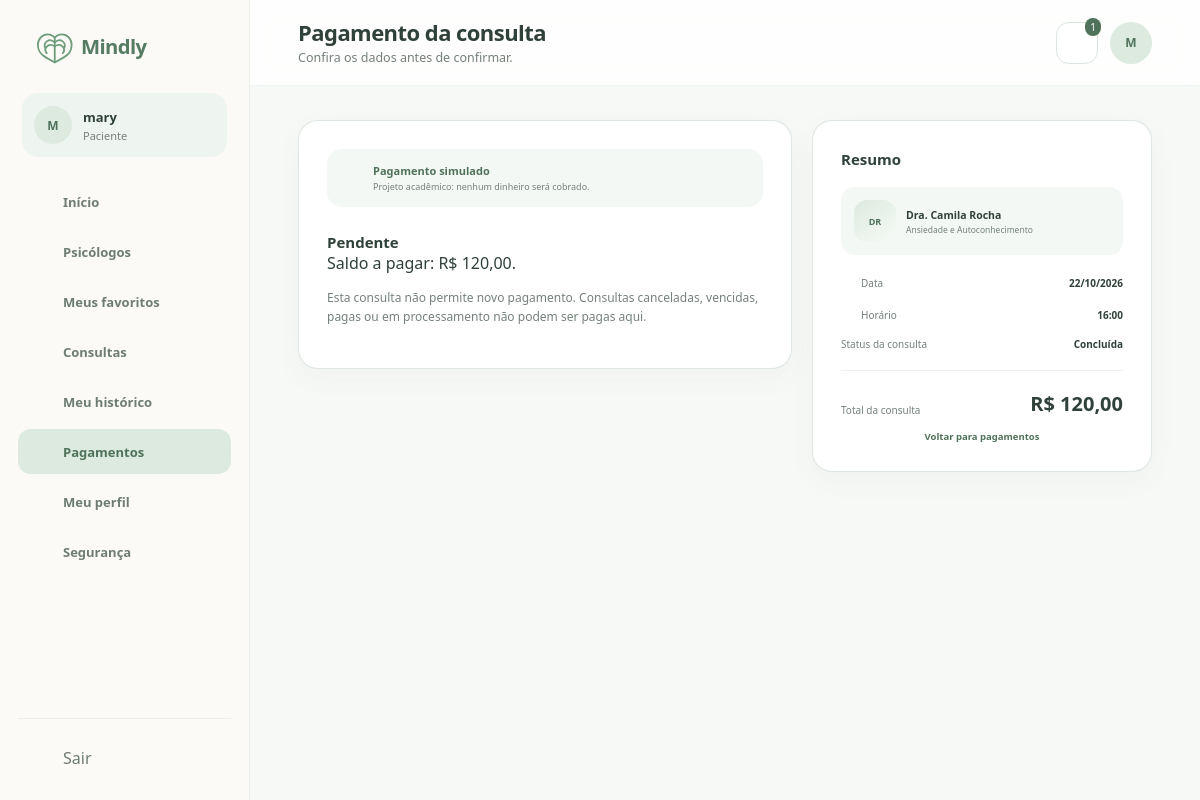
/view/pagamentoConsulta.php?consulta_id=106 (signed in), run on the app's committed database.
### tables this page shows
CREATE TABLE `usuarios` (
  `id` bigint(20) UNSIGNED NOT NULL,
  `nome` varchar(150) NOT NULL,
  `email` varchar(190) NOT NULL,
  `senha_hash` varchar(255) NOT NULL,
  `papel` enum('paciente','psicologo','admin') NOT NULL,
  `telefone` varchar(20) DEFAULT NULL,
  `avatar_url` varchar(500) DEFAULT NULL,
  `status` enum('pendente','ativo','suspenso','inativo') NOT NULL DEFAULT 'ativo',
  `email_verificado_em` datetime DEFAULT NULL,
  `ultimo_acesso_em` datetime DEFAULT NULL,
  `criado_em` timestamp NOT NULL DEFAULT current_timestamp(),
  `atualizado_em` timestamp NOT NULL DEFAULT current_timestamp() ON UPDATE current_timestamp()
);

CREATE TABLE `consultas` (
  `id` bigint(20) UNSIGNED NOT NULL,
  `horario_id` bigint(20) UNSIGNED NOT NULL,
  `psicologo_id` bigint(20) UNSIGNED NOT NULL,
  `paciente_id` bigint(20) UNSIGNED NOT NULL,
  `consulta_origem_id` bigint(20) UNSIGNED DEFAULT NULL,
  `valor` decimal(10,2) NOT NULL,
  `modalidade` enum('online') NOT NULL DEFAULT 'online',
  `status` enum('aguardando_pagamento','confirmada','em_andamento','concluida','cancelada','nao_compareceu') NOT NULL DEFAULT 'aguardando_pagamento',
  `motivo_cancelamento` varchar(500) DEFAULT NULL,
  `cancelada_em` datetime DEFAULT NULL,
  `iniciada_em` datetime DEFAULT NULL,
  `encerrada_em` datetime DEFAULT NULL,
  `criado_em` timestamp NOT NULL DEFAULT current_timestamp(),
  `atualizado_em` timestamp NOT NULL DEFAULT current_timestamp() ON UPDATE current_timestamp(),
  `horario_ocupado_id` bigint(20) UNSIGNED GENERATED ALWAYS AS (case when `status` = 'cancelada' then NULL else `horario_id` end) STORED
);

CREATE TABLE `psicologos` (
  `usuario_id` bigint(20) UNSIGNED NOT NULL,
  `crp` varchar(24) NOT NULL,
  `nome_profissional` varchar(150) DEFAULT NULL,
  `area_atuacao` varchar(150) DEFAULT NULL,
  `biografia` text DEFAULT NULL,
  `abordagem` text DEFAULT NULL,
  `valor_consulta` decimal(10,2) NOT NULL DEFAULT 0.00,
  `duracao_padrao_minutos` smallint(5) UNSIGNED NOT NULL DEFAULT 50,
  `status_verificacao` enum('pendente','aprovado','rejeitado') NOT NULL DEFAULT 'pendente',
  `verificado_em` datetime DEFAULT NULL,
  `criado_em` timestamp NOT NULL DEFAULT current_timestamp(),
  `atualizado_em` timestamp NOT NULL DEFAULT current_timestamp() ON UPDATE current_timestamp()
);

CREATE TABLE `horarios_agenda` (
  `id` bigint(20) UNSIGNED NOT NULL,
  `psicologo_id` bigint(20) UNSIGNED NOT NULL,
  `inicio_em` datetime NOT NULL,
  `fim_em` datetime NOT NULL,
  `status` enum('livre','reservado','bloqueado') NOT NULL DEFAULT 'livre',
  `criado_em` timestamp NOT NULL DEFAULT current_timestamp(),
  `atualizado_em` timestamp NOT NULL DEFAULT current_timestamp() ON UPDATE current_timestamp()
);

### view/pagamentoConsulta.php (the view, shortened to what the rows shown need)
<?php require_once __DIR__ . '/../controller/Auth.php';
$currentUser = requireRole('paciente'); ?>
<?php require_once __DIR__ . '/../controller/DadosController.php';
$d = loadPageData(basename(__FILE__), $currentUser);
require_once __DIR__ . '/componentes/componentes.php';
require_once __DIR__ . '/componentes/dados.php'; ?>
<!DOCTYPE html>
<html lang="pt-BR">
<head>
    <link rel="stylesheet" href="../css/componentes.css">
    <link rel="stylesheet" href="../css/pagamentoConsulta.css">
</head>
<body>
    <?php abrirLayout('paciente', 'pagamentos', 'Pagamento da consulta', 'Confira os dados antes de confirmar.', $currentUser['nome']); ?>
    <?php $c = $d['consulta']; ?>
    <div class="checkout-grid">
        <section class="cartao pagamento-form">
            <?php if ($c): ?>
                <h2><?= e($d['financeiro']['status']) ?></h2>
            <?php else: emptyState('Selecione uma consulta na área de pagamentos.'); endif; ?>
        </section>
        <aside class="cartao resumo-checkout">
            <h2>Resumo</h2>
            <div class="prof"><span class="avatar-foto"><?= e(initials($c['psicologo_nome'] ?? '')) ?></span>
                <div>
                    <strong><?= e($c['psicologo_nome'] ?? 'Nenhuma consulta selecionada') ?></strong><small><?= e($c['area_atuacao'] ?? '') ?></small>
                </div>
            </div>
            <div class="resumo-linha"><span><?= icon('calendar') ?>
                    Data</span><strong><?= dateLabel($c['inicio_em'] ?? null, 'd/m/Y') ?></strong></div>
            <div class="resumo-linha"><span><?= icon('clock') ?>
                    Horário</span><strong><?= dateLabel($c['inicio_em'] ?? null, 'H:i') ?></strong></div>
            <div class="resumo-linha"><span>Status da
                    consulta</span><strong><?= $c ? e(statusLabel($c['status'])) : '—' ?></strong></div>
            <div class="total"><span>Total da consulta</span><strong><?= $c ? money($c['valor']) : '—' ?></strong></div>
        </aside>
    </div>
    <?php fecharLayout(); ?>
</body>
</html>

### view/componentes/componentes.php (shortened to what the rows shown need)
<?php
function icon($name, $class = '')
{
    $svg = $icons[$name] ?? $icons['home'];
    return '<svg class="icone ' . $class . '" viewBox="0 0 24 24" aria-hidden="true">' . $svg . '</svg>';
}
function navItems($perfil)
{
    if ($perfil === 'paciente')
        return [
            ['dashboardPaciente.php', 'home', 'Início', 'inicio'],
            ['buscarPsicologos.php', 'search', 'Psicólogos', 'psicologos'],
            ['meusFavoritos.php', 'heart', 'Meus favoritos', 'favoritos'],
            ['minhasConsultas.php', 'calendar', 'Consultas', 'consultas'],
            ['prontuarioPaciente.php', 'file', 'Meu histórico', 'historico'],
            ['pagamentosPaciente.php', 'wallet', 'Pagamentos', 'pagamentos'],
            ['perfilPaciente.php', 'user', 'Meu perfil', 'perfil'],
            ['alterarSenha.php', 'lock', 'Segurança', 'seguranca'],
        ];
    return [
        ['dashboardAdmin.php', 'home', 'Visão geral', 'inicio'],
        ['usuariosAdmin.php', 'users', 'Usuários', 'usuarios'],
        ['atendimentosAdmin.php', 'video', 'Atendimentos', 'atendimentos'],
        ['relatoriosAdmin.php', 'chart', 'Relatórios', 'relatorios'],
    ];
}
function abrirLayout($perfil, $ativo, $titulo, $subtitulo, $nome)
{
    global $currentUser, $d;
    $nome = e($currentUser['nome']);
    $perfilLabel = $perfil === 'paciente' ? 'Paciente' : ($perfil === 'psicologo' ? 'Psicólogo(a)' : 'Administrador');
    $iniciais = e(mb_strtoupper(mb_substr($currentUser['nome'], 0, 1)));
    echo '<div class="app">';
    echo '<aside class="sidebar">';
    echo '<div class="perfil-lateral"><span class="avatar avatar-pequeno">' . $iniciais . '</span><div><strong>' . $nome . '</strong><span>' . $perfilLabel . '</span></div></div>';
    foreach (navItems($perfil) as $item) {
        [$href, $ico, $label, $key] = $item;
        $classe = $key === $ativo ? 'item-menu ativo' : 'item-menu';
        echo '<a class="' . $classe . '" href="' . $href . '">' . icon($ico) . '<span>' . $label . '</span></a>';
    }
    echo '</aside>';
    echo '<main class="area-app">';
    echo '<header class="topbar"><div class="titulo-topbar"><h1>' . $titulo . '</h1><p>' . $subtitulo . '</p></div><div class="acoes-topbar"><details class="notificacoes"><summary class="botao-icone" aria-label="Notificações">' . icon('bell');
    echo '</summary><div class="painel-notificacoes"><h2>Notificações</h2>';
    echo '</div></details><span class="avatar">' . $iniciais . '</span></div></header>';
    echo '<section class="conteudo-app">';
}
function fecharLayout()
{
    echo '</section></main></div>';
}
?>

### data on the page
usuarios: nome "M", nome "mary"
consultas: psicologos.area_atuacao "Ansiedade e Autoconhecimento", horario.inicio_em "22/10/2026", horario.inicio_em "16:00", status "Concluída", valor "R$ 120,00"

### other printed values
$perfilLabel "Paciente"
$label "Início"
$label "Psicólogos"
$label "Meus favoritos"
$label "Consultas"
$label "Meu histórico"
$label "Pagamentos"
$label "Meu perfil"
$label "Segurança"
$titulo "Pagamento da consulta"
$subtitulo "Confira os dados antes de confirmar."
count($d['notificacoes']) "1"
$d['financeiro']['status'] "Pendente"
money($d['financeiro']['saldo']) "R$ 120,00"
$message "Esta consulta não permite novo pagamento. Consultas canceladas, vencidas, pagas ou em processamento não podem ser pagas aqui."
